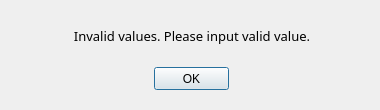
<?xml version="1.0" encoding="UTF-8"?>
<ui version="4.0">
 <class>Dialog</class>
 <widget class="QDialog" name="Dialog">
  <property name="windowModality">
   <enum>Qt::WindowModal</enum>
  </property>
  <property name="geometry">
   <rect>
    <x>0</x>
    <y>0</y>
    <width>380</width>
    <height>110</height>
   </rect>
  </property>
  <property name="minimumSize">
   <size>
    <width>380</width>
    <height>110</height>
   </size>
  </property>
  <property name="maximumSize">
   <size>
    <width>380</width>
    <height>110</height>
   </size>
  </property>
  <property name="windowTitle">
   <string>Invalid parameter error</string>
  </property>
  <property name="modal">
   <bool>true</bool>
  </property>
  <widget class="QLabel" name="label_137">
   <property name="geometry">
    <rect>
     <x>17</x>
     <y>18</y>
     <width>350</width>
     <height>35</height>
    </rect>
   </property>
   <property name="minimumSize">
    <size>
     <width>350</width>
     <height>35</height>
    </size>
   </property>
   <property name="maximumSize">
    <size>
     <width>350</width>
     <height>35</height>
    </size>
   </property>
   <property name="font">
    <font>
     <family>맑은 고딕</family>
     <pointsize>10</pointsize>
     <weight>50</weight>
     <italic>false</italic>
     <bold>false</bold>
     <underline>false</underline>
     <strikeout>false</strikeout>
    </font>
   </property>
   <property name="text">
    <string>Invalid values. Please input valid value.</string>
   </property>
   <property name="alignment">
    <set>Qt::AlignCenter</set>
   </property>
   <property name="wordWrap">
    <bool>true</bool>
   </property>
  </widget>
  <widget class="QPushButton" name="okbtn">
   <property name="geometry">
    <rect>
     <x>154</x>
     <y>67</y>
     <width>75</width>
     <height>23</height>
    </rect>
   </property>
   <property name="text">
    <string>OK</string>
   </property>
  </widget>
 </widget>
 <resources/>
 <connections/>
</ui>
